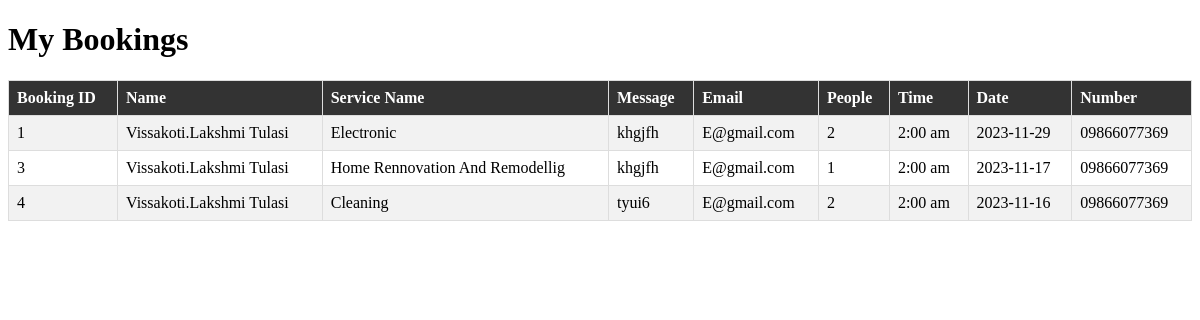
The page /booking_details.php on the database its author committed.
### tables this page shows
CREATE TABLE `bookings` (
  `id` int(11) NOT NULL,
  `name` varchar(255) NOT NULL,
  `serviceName` varchar(255) NOT NULL,
  `Message` text NOT NULL,
  `email` varchar(255) NOT NULL,
  `people` int(11) NOT NULL,
  `time` varchar(255) NOT NULL,
  `date` date NOT NULL,
  `number` varchar(20) NOT NULL
);

### booking_details.php (the view, shortened to what this page needs)
<!DOCTYPE html>
<html lang="en">
<head>
</head>
<body>
    <h1>My Bookings</h1>
    <?php
    $servername = "localhost";
    $username = "root";
    $password = "";
    $dbname = "homeservices";
    $conn = new mysqli($servername, $username, $password, $dbname);
    $sql = "SELECT * FROM bookings";
    $result = $conn->query($sql);
    if ($result->num_rows > 0) {
        echo "<table>";
        echo "<tr><th>Booking ID</th><th> Name</th><th>Service Name</th><th>Message</th><th>Email</th><th>People</th><th>Time</th><th>Date</th><th>Number</th></tr>";
        while ($row = $result->fetch_assoc()) {
            echo "<tr>";
            echo "<td>" . $row["id"] . "</td>";
            echo "<td>" . $row["name"] . "</td>";
            echo "<td>" . $row["serviceName"] . "</td>";
            echo "<td>" . $row["Message"] . "</td>";
            echo "<td>" . $row["email"] . "</td>";
            echo "<td>" . $row["people"] . "</td>";
            echo "<td>" . $row["time"] . "</td>";
            echo "<td>" . $row["date"] . "</td>";
            echo "<td>" . $row["number"] . "</td>";
            echo "</tr>";
        }
        echo "</table>";
    } else {
        echo "You have no bookings yet.";
    }
    ?>
</body>
</html>

### booking_details.php (style rules this page uses)
table { border-collapse: collapse; width: 100%; }
th, td { border: 1px solid #ddd; text-align: left; padding: 8px; }
tr:nth-child(even) { background-color: #f2f2f2; }
th { background-color: #333; color: white; }

### rows shown on the page
bookings: id "1", name "Vissakoti.Lakshmi Tulasi", serviceName "Electronic", Message "khgjfh", email "E@gmail.com", people "2", time "2:00 am", date "2023-11-29", number "09866077369"
bookings: id "3", name "Vissakoti.Lakshmi Tulasi", serviceName "Home Rennovation And Remodellig", Message "khgjfh", email "E@gmail.com", people "1", time "2:00 am", date "2023-11-17", number "09866077369"
bookings: id "4", name "Vissakoti.Lakshmi Tulasi", serviceName "Cleaning", Message "tyui6", email "E@gmail.com", people "2", time "2:00 am", date "2023-11-16", number "09866077369"
